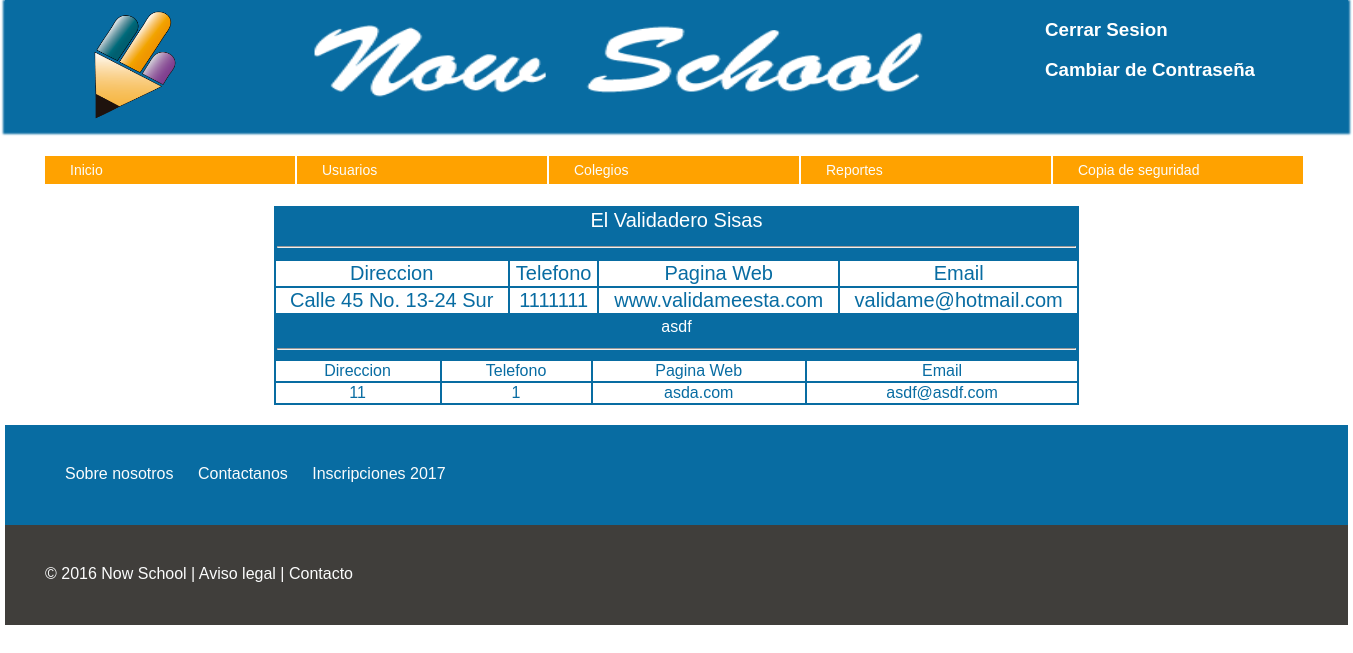
/vercolegiosinlogin.php (signed in), run on the app's committed database.
### tables this page shows
CREATE TABLE `colegios` (
  `id_colegio` int(11) NOT NULL AUTO_INCREMENT,
  `codigonit` int(15) DEFAULT NULL,
  `nombre` varchar(30) DEFAULT NULL,
  `direccion` varchar(50) DEFAULT NULL,
  `telefono` int(15) DEFAULT NULL,
  `pagina_web` varchar(30) DEFAULT NULL,
  `email` varchar(30) DEFAULT NULL,
  `id_localidad` int(11) NOT NULL,
  PRIMARY KEY (`id_colegio`)
);

### database/utilidades_sql.php (called while the page is built, shortened)
<?php
$MySqli = new MySqli (DB_HOST,DB_USER,DB_PASSWORD,DB_DATABASE);
mysqli_set_charset($MySqli, 'utf8');
function get_colegiosinlogin ()
{
	global $MySqli;
	$sql = "SELECT * FROM colegios ORDER BY id_colegio DESC ";
	return $MySqli -> query($sql);
}
 ?>

### vercolegiosinlogin.php (the view)
<?php
include_once ('php/header.inc');
?>
<?php
include_once('database/utilidades_sql.php');
$result = get_colegiosinlogin ();
?>
<div id="contenedor_vista_colegio">
<?php while ($datos_colegio = $result -> fetch_assoc()) {
?>
    <div class="vista_colegio">
    <table class="formatabla" >
	    <tr>
		    <td colspan="4" align ="center"><?php
	    		echo $datos_colegio['nombre'];
	    		?>
	    	</td>
	    </tr>
	    <tr>
	    		<td colspan="4">
	    		<hr>
	    		</td>
	    </tr>
	    <tr class='formatablatr0' align="center">
	    	<td>Direccion</td>
	    	<td>Telefono</td>
	    	<td>Pagina Web</td>
	    	<td>Email</td>
	    </tr>
    <?php
        echo "<tr class='formatablatr0'>
	        <td>".$datos_colegio['direccion']."</td>
	        <td>".$datos_colegio['telefono']."</td>
	        <td>".$datos_colegio['pagina_web']."</td>
			<td>".$datos_colegio['email']."</td>
		    </tr>";
?>
</table>
 </div>
</div>
<?php } ?>
<?php
include_once ('php/footer.inc');
?>

### css/estilo.css (style rules this page uses)
body { margin: auto; width: 1343px; font-family: helvetica; }
.formatabla { width: 60%; background-color:#086CA2; color:white; margin: auto; }
.formatablatr0 { color: #086CA2; background-color: white; text-align: center; }
.vista_colegio { width: 100%; color:black; margin: auto; }
#contenedor_vista_colegio { width: 100%; color: black; font-size: 20px; margin: auto; }

### data on the page
colegios: nombre "El Validadero Sisas", direccion "Calle 45 No. 13-24 Sur", telefono "1111111", pagina_web "www.validameesta.com", email "validame@hotmail.com"
colegios: nombre "asdf", direccion "11", telefono "1", pagina_web "asda.com", email "asdf@asdf.com"
